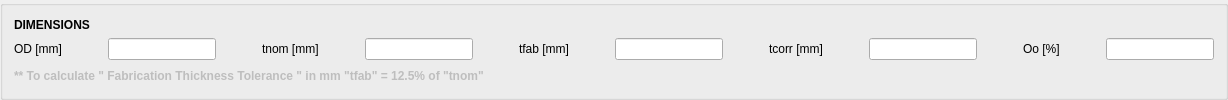
          <widget class="QGroupBox" name="dimensionsBox">
           <property name="title">
            <string/>
           </property>
           <property name="flat">
            <bool>true</bool>
           </property>
           <layout class="QGridLayout" name="gridLayout_6">
            <item row="1" column="0" colspan="2">
             <layout class="QHBoxLayout" name="horizontalLayout_4">
              <item>
               <layout class="QHBoxLayout" name="horizontalLayout_5">
                <item>
                 <widget class="QLabel" name="OD_label">
                  <property name="styleSheet">
                   <string notr="true">selection-background-color: rgb(32, 47, 255);</string>
                  </property>
                  <property name="text">
                   <string>OD [mm]</string>
                  </property>
                 </widget>
                </item>
                <item>
                 <spacer name="horizontalSpacer_6">
                  <property name="orientation">
                   <enum>Qt::Horizontal</enum>
                  </property>
                  <property name="sizeHint" stdset="0">
                   <size>
                    <width>40</width>
                    <height>20</height>
                   </size>
                  </property>
                 </spacer>
                </item>
                <item>
                 <widget class="QLineEdit" name="OD_lineEdit"/>
                </item>
               </layout>
              </item>
              <item>
               <layout class="QHBoxLayout" name="horizontalLayout_6">
                <item>
                 <spacer name="horizontalSpacer_13">
                  <property name="orientation">
                   <enum>Qt::Horizontal</enum>
                  </property>
                  <property name="sizeHint" stdset="0">
                   <size>
                    <width>40</width>
                    <height>20</height>
                   </size>
                  </property>
                 </spacer>
                </item>
                <item>
                 <widget class="QLabel" name="tnom_label">
                  <property name="styleSheet">
                   <string notr="true">selection-background-color: rgb(32, 47, 255);</string>
                  </property>
                  <property name="text">
                   <string>tnom [mm]</string>
                  </property>
                 </widget>
                </item>
                <item>
                 <spacer name="horizontalSpacer_7">
                  <property name="orientation">
                   <enum>Qt::Horizontal</enum>
                  </property>
                  <property name="sizeHint" stdset="0">
                   <size>
                    <width>40</width>
                    <height>20</height>
                   </size>
                  </property>
                 </spacer>
                </item>
                <item>
                 <widget class="QLineEdit" name="tnom_lineEdit"/>
                </item>
               </layout>
              </item>
              <item>
               <spacer name="horizontalSpacer_14">
                <property name="orientation">
                 <enum>Qt::Horizontal</enum>
                </property>
                <property name="sizeHint" stdset="0">
                 <size>
                  <width>40</width>
                  <height>20</height>
                 </size>
                </property>
               </spacer>
              </item>
              <item>
               <layout class="QHBoxLayout" name="horizontalLayout_7">
                <item>
                 <widget class="QLabel" name="tfab_label">
                  <property name="styleSheet">
                   <string notr="true">selection-background-color: rgb(32, 47, 255);</string>
                  </property>
                  <property name="text">
                   <string>tfab [mm]</string>
                  </property>
                 </widget>
                </item>
                <item>
                 <spacer name="horizontalSpacer_8">
                  <property name="orientation">
                   <enum>Qt::Horizontal</enum>
                  </property>
                  <property name="sizeHint" stdset="0">
                   <size>
                    <width>40</width>
                    <height>20</height>
                   </size>
                  </property>
                 </spacer>
                </item>
                <item>
                 <widget class="QLineEdit" name="tfab_lineEdit"/>
                </item>
               </layout>
              </item>
              <item>
               <layout class="QHBoxLayout" name="horizontalLayout_8">
                <item>
                 <spacer name="horizontalSpacer_15">
                  <property name="orientation">
                   <enum>Qt::Horizontal</enum>
                  </property>
                  <property name="sizeHint" stdset="0">
                   <size>
                    <width>40</width>
                    <height>20</height>
                   </size>
                  </property>
                 </spacer>
                </item>
                <item>
                 <widget class="QLabel" name="tcorr_label">
                  <property name="styleSheet">
                   <string notr="true">selection-background-color: rgb(32, 47, 255);</string>
                  </property>
                  <property name="text">
                   <string>tcorr [mm]</string>
                  </property>
                 </widget>
                </item>
                <item>
                 <spacer name="horizontalSpacer_9">
                  <property name="orientation">
                   <enum>Qt::Horizontal</enum>
                  </property>
                  <property name="sizeHint" stdset="0">
                   <size>
                    <width>40</width>
                    <height>20</height>
                   </size>
                  </property>
                 </spacer>
                </item>
                <item>
                 <widget class="QLineEdit" name="tcorr_lineEdit"/>
                </item>
               </layout>
              </item>
              <item>
               <spacer name="horizontalSpacer_16">
                <property name="orientation">
                 <enum>Qt::Horizontal</enum>
                </property>
                <property name="sizeHint" stdset="0">
                 <size>
                  <width>40</width>
                  <height>20</height>
                 </size>
                </property>
               </spacer>
              </item>
              <item>
               <layout class="QHBoxLayout" name="horizontalLayout_9">
                <item>
                 <widget class="QLabel" name="Oo_label">
                  <property name="styleSheet">
                   <string notr="true">selection-background-color: rgb(32, 47, 255);</string>
                  </property>
                  <property name="text">
                   <string>Oo [%]</string>
                  </property>
                 </widget>
                </item>
                <item>
                 <spacer name="horizontalSpacer_10">
                  <property name="orientation">
                   <enum>Qt::Horizontal</enum>
                  </property>
                  <property name="sizeHint" stdset="0">
                   <size>
                    <width>40</width>
                    <height>20</height>
                   </size>
                  </property>
                 </spacer>
                </item>
                <item>
                 <widget class="QLineEdit" name="Oo_lineEdit"/>
                </item>
               </layout>
              </item>
             </layout>
            </item>
            <item row="2" column="1">
             <spacer name="horizontalSpacer_11">
              <property name="orientation">
               <enum>Qt::Horizontal</enum>
              </property>
              <property name="sizeHint" stdset="0">
               <size>
                <width>688</width>
                <height>20</height>
               </size>
              </property>
             </spacer>
            </item>
            <item row="2" column="0">
             <widget class="QLabel" name="label_16">
              <property name="enabled">
               <bool>false</bool>
              </property>
              <property name="font">
               <font>
                <weight>75</weight>
                <bold>true</bold>
               </font>
              </property>
              <property name="text">
               <string>** To calculate &quot; Fabrication Thickness Tolerance &quot; in mm &quot;tfab&quot; = 12.5% of &quot;tnom&quot;</string>
              </property>
             </widget>
            </item>
            <item row="0" column="0">
             <widget class="QLabel" name="label_3">
              <property name="font">
               <font>
                <weight>75</weight>
                <bold>true</bold>
               </font>
              </property>
              <property name="text">
               <string>DIMENSIONS</string>
              </property>
             </widget>
            </item>
           </layout>
          </widget>
